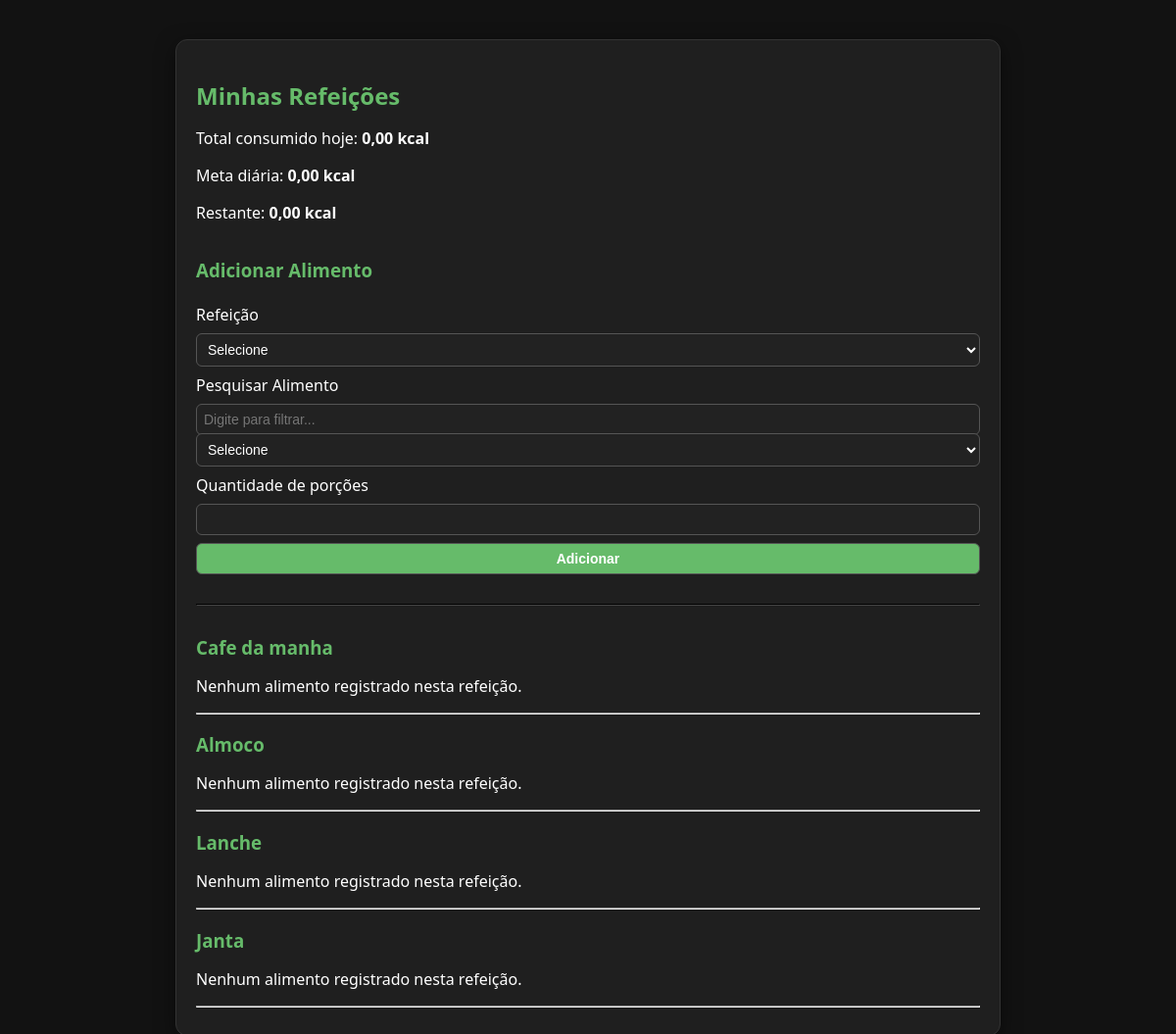
Before: /editarRefeicao.php (signed in) with the older database file.
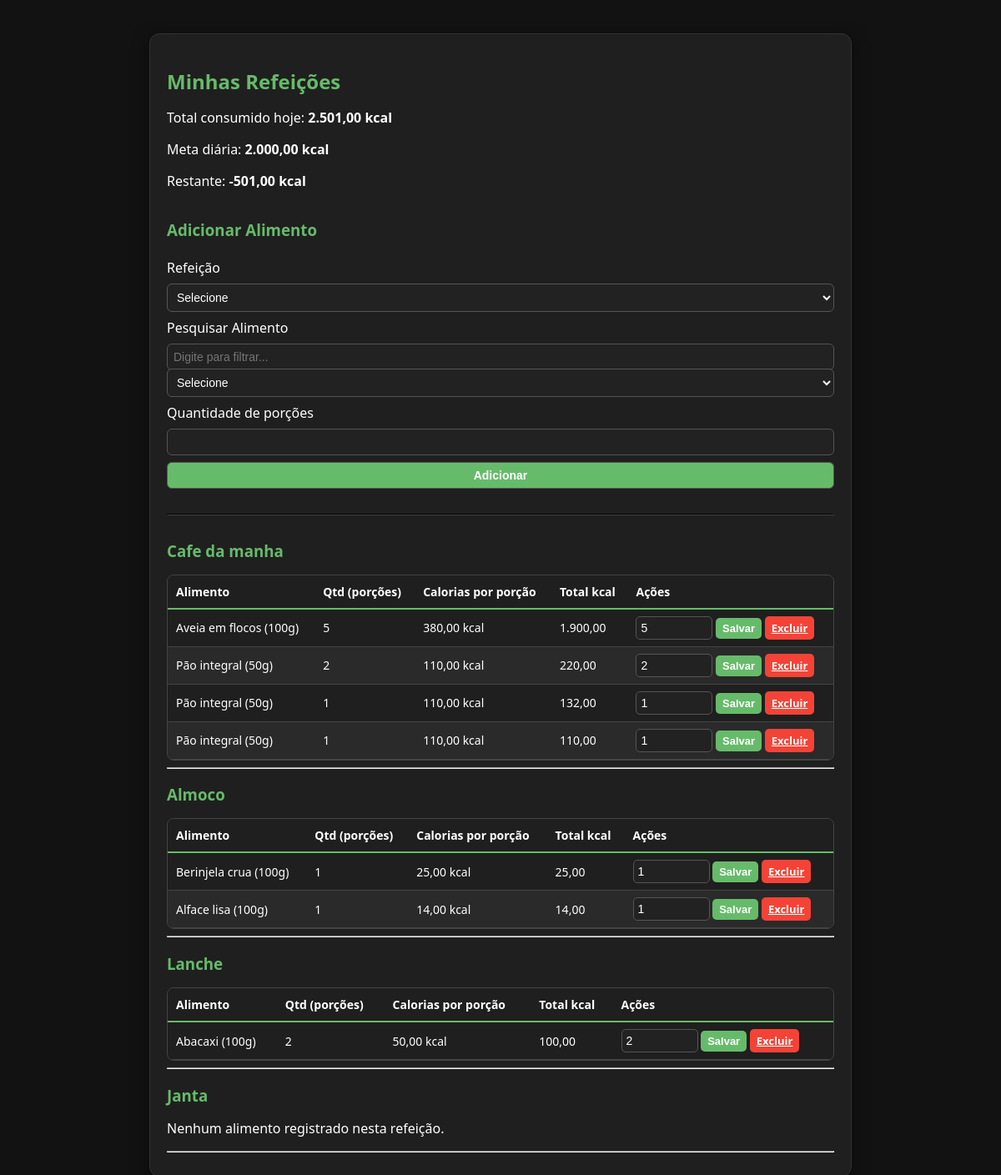
After: the same page with the newer database file.
### tables this page shows
CREATE TABLE `usuario` (
  `idusuario` int(11) NOT NULL,
  `nome_usuario` varchar(50) NOT NULL,
  `email` varchar(100) NOT NULL,
  `senha` varchar(255) NOT NULL,
  `meta` float NOT NULL
);

CREATE TABLE `refeicao` (
  `idrefeicao` int(11) NOT NULL,
  `usuario_idusuario` int(11) NOT NULL,
  `data_refeicao` date NOT NULL,
  `tipo_refeicao` enum('cafe_da_manha','almoco','janta','lanche') NOT NULL,
  `idalimento` int(11) NOT NULL,
  `quantidade` float NOT NULL,
  `kcal_total` float NOT NULL
);

CREATE TABLE `alimentos` (
  `idalimentos` int(11) NOT NULL,
  `nome_alimento` varchar(100) NOT NULL,
  `qtd_kcal` float NOT NULL
);

### editarRefeicao.php (the view, shortened to what this page needs)
<?php
include('conexao.php');
$idUsuario = $_SESSION['idusuario'];
$dataHoje = date('Y-m-d');
$stmtMeta = $conn->prepare("SELECT meta FROM usuario WHERE idusuario = ?");
$stmtMeta->bind_param("i", $idUsuario);
$stmtMeta->execute();
$resultMeta = $stmtMeta->get_result();
$metaUsuario = ($row = $resultMeta->fetch_assoc()) ? $row['meta'] : 0;
$tipos_refeicao = ['cafe_da_manha', 'almoco', 'lanche', 'janta'];
$refeicoes = [];
foreach ($tipos_refeicao as $tipo) {
    $stmtRefeicao = $conn->prepare("
        SELECT r.idrefeicao, a.nome_alimento, r.quantidade, a.qtd_kcal, r.kcal_total
        FROM refeicao r
        JOIN alimentos a ON r.idalimento = a.idalimentos
        WHERE r.usuario_idusuario = ? AND r.data_refeicao = ? AND r.tipo_refeicao = ?
        ORDER BY r.idrefeicao DESC
    ");
    $stmtRefeicao->bind_param("iss", $idUsuario, $dataHoje, $tipo);
    $stmtRefeicao->execute();
    $refeicoes[$tipo] = $stmtRefeicao->get_result()->fetch_all(MYSQLI_ASSOC);
}
$calorias_consumidas = 0;
foreach ($refeicoes as $lista) {
    foreach ($lista as $refeicao) {
        $calorias_consumidas += $refeicao['kcal_total'];
    }
}
$meta_restante = $metaUsuario - $calorias_consumidas;
?>
<!DOCTYPE html>
<html lang="pt-br">
<head>
    <link rel="stylesheet" href="style-refeicao.css">
</head>
<body>
<div class="container-refeicao">
    <h2>Minhas Refeições</h2>
    <div class="status-kcal">
        <p>Total consumido hoje: <strong><?= number_format($calorias_consumidas, 2, ',', '.') ?> kcal</strong></p>
        <p>Meta diária: <strong><?= number_format($metaUsuario, 2, ',', '.') ?> kcal</strong></p>
        <p>Restante: <strong><?= number_format($meta_restante, 2, ',', '.') ?> kcal</strong></p>
    </div>
    <form method="POST">
        <h3>Adicionar Alimento</h3>
        <label for="tipo_refeicao">Refeição</label>
        <select name="tipo_refeicao" required>
            <option value="">Selecione</option>
        </select>
        <label for="filtro-alimento">Pesquisar Alimento</label>
        <input type="text" id="filtro-alimento" placeholder="Digite para filtrar...">
        <select name="idalimento" id="select-alimento" required>
            <option value="">Selecione</option>
        </select>
        <label for="quantidade">Quantidade de porções</label>
        <input type="number" step="1" name="quantidade" required>
        <button type="submit">Adicionar</button>
    </form>
    <hr style="margin: 30px 0; border-color: #444;">
    <?php foreach ($refeicoes as $tipo => $dados): ?>
        <h3><?= ucfirst(str_replace('_', ' ', $tipo)) ?></h3>
        <?php if (count($dados) > 0): ?>
            <div class="table-wrapper">
                <table>
                    <thead>
                        <tr>
                            <th>Alimento</th>
                            <th>Qtd (porções)</th>
                            <th>Calorias por porção</th>
                            <th>Total kcal</th>
                            <th>Ações</th>
                        </tr>
                    </thead>
                    <tbody>
                        <?php foreach ($dados as $linha): ?>
                            <tr>
                                <td><?= htmlspecialchars($linha['nome_alimento']) ?></td>
                                <td><?= number_format($linha['quantidade'], 0, ',', '.') ?></td>
                                <td><?= number_format($linha['qtd_kcal'], 2, ',', '.') ?> kcal</td>
                                <td><?= number_format($linha['kcal_total'], 2, ',', '.') ?></td>
                                <td>
                                    <form class="edit-form" method="post" style="display:inline;" action="editarRefeicao.php">
                                        <input type="number" name="nova_quantidade" step="1" value="<?= (int)$linha['quantidade'] ?>" required>
                                        <button type="submit">Salvar</button>
                                    </form>
                                    <a class="btn-excluir" href="?excluir=<?= $linha['idrefeicao'] ?>" onclick="return confirm('Deseja excluir este item?')">Excluir</a>
                                </td>
                            </tr>
                        <?php endforeach; ?>
                    </tbody>
                </table>
            </div>
        <?php else: ?>
            <p>Nenhum alimento registrado nesta refeição.</p>
        <?php endif; ?>
        <hr>
    <?php endforeach; ?>
</div>
</body>
</html>

### style-refeicao.css (style rules this page uses)
body { font-family: 'Segoe UI', sans-serif; background-color: #121212; color: white; margin: 0; }
.container-refeicao { max-width: 800px; margin: 40px auto; background: #1f1f1f; padding: 20px; border-radius: 12px; box-shadow: 0 6px 20px rgba(0, 0, 0, 0.5); border: 1px solid #333; }
.container-refeicao h2, .container-refeicao h3 { margin-bottom: 14px; color: #66bb6a; }
form { display: flex; flex-direction: column; gap: 8px; margin-bottom: 20px; }
form input, form select, form button { padding: 7px; border-radius: 6px; border: 1px solid #555; background: #222; color: white; font-size: 14px; }
form button { background: #66bb6a; font-weight: bold; cursor: pointer; }
.table-wrapper { margin-top: 16px; border: 1px solid #444; border-radius: 8px; overflow: hidden; }
table { width: 100%; border-collapse: collapse; font-size: 14px; }
thead th { background: #1f1f1f; padding: 10px; border-bottom: 2px solid #66bb6a; text-align: left; }
tbody tr:nth-child(even) { background: #2a2a2a; }
td { padding: 8px 10px; border-bottom: 1px solid #444; }
.edit-form { display: flex; gap: 8px; align-items: center; margin: 0; }
.edit-form input[type="number"] { width: 80px; background: #222; color: white; border: 1px solid #555; border-radius: 5px; padding: 5px; }
.edit-form button { padding: 5px 8px; background: #66bb6a; color: white; border: none; border-radius: 5px; font-size: 13px; cursor: pointer; }
.btn-excluir { font-size: 13px; padding: 5px 8px; font-weight: bold; background: #f44336; color: white; border: none; border-radius: 5px; cursor: pointer; }
#filtro-alimento { padding: 7px; border-radius: 6px; border: 1px solid #555; background: #222; color: white; font-size: 14px; margin-bottom: -10px; }

Changed rows visible on the page:
changed usuario: meta "0,00" → "2.000,00"; meta "0,00" → "-501,00"
added refeicao: idalimento.nome_alimento "Aveia em flocos (100g)", quantidade "5", idalimento.qtd_kcal "380,00", kcal_total "1.900,00", nova_quantidade "5", shown under "Cafe da manha"
added refeicao: idalimento.nome_alimento "Pão integral (50g)", quantidade "2", idalimento.qtd_kcal "110,00", kcal_total "220,00", nova_quantidade "2", shown under "Cafe da manha"
added refeicao: idalimento.nome_alimento "Pão integral (50g)", quantidade "1", idalimento.qtd_kcal "110,00", kcal_total "132,00", nova_quantidade "1", shown under "Cafe da manha"
added refeicao: idalimento.nome_alimento "Pão integral (50g)", quantidade "1", idalimento.qtd_kcal "110,00", kcal_total "110,00", nova_quantidade "1", shown under "Cafe da manha"
added refeicao: idalimento.nome_alimento "Berinjela crua (100g)", quantidade "1", idalimento.qtd_kcal "25,00", kcal_total "25,00", nova_quantidade "1", shown under "Almoco"
added refeicao: idalimento.nome_alimento "Alface lisa (100g)", quantidade "1", idalimento.qtd_kcal "14,00", kcal_total "14,00", nova_quantidade "1", shown under "Almoco"
added refeicao: idalimento.nome_alimento "Abacaxi (100g)", quantidade "2", idalimento.qtd_kcal "50,00", kcal_total "100,00", nova_quantidade "2", shown under "Lanche"
Other visible differences:
$calorias_consumidas: "0,00" → "2.501,00"
list line gone: "Nenhum alimento registrado nesta refeição."
new list line: "Alimento Qtd (porções) Calorias por porção Total kcal Ações"
